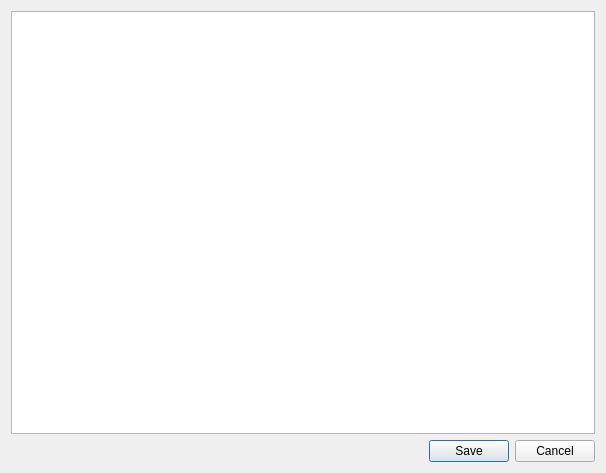
<?xml version="1.0" encoding="UTF-8"?>
<ui version="4.0">
 <class>Dialog</class>
 <widget class="QDialog" name="Dialog">
  <property name="geometry">
   <rect>
    <x>0</x>
    <y>0</y>
    <width>606</width>
    <height>473</height>
   </rect>
  </property>
  <property name="windowTitle">
   <string>Dialog</string>
  </property>
  <layout class="QVBoxLayout" name="verticalLayout">
   <item>
    <widget class="QPlainTextEdit" name="text"/>
   </item>
   <item>
    <widget class="QDialogButtonBox" name="buttonBox">
     <property name="orientation">
      <enum>Qt::Horizontal</enum>
     </property>
     <property name="standardButtons">
      <set>QDialogButtonBox::Cancel|QDialogButtonBox::Save</set>
     </property>
    </widget>
   </item>
  </layout>
 </widget>
 <resources/>
 <connections>
  <connection>
   <sender>buttonBox</sender>
   <signal>accepted()</signal>
   <receiver>Dialog</receiver>
   <slot>accept()</slot>
   <hints>
    <hint type="sourcelabel">
     <x>248</x>
     <y>254</y>
    </hint>
    <hint type="destinationlabel">
     <x>157</x>
     <y>274</y>
    </hint>
   </hints>
  </connection>
  <connection>
   <sender>buttonBox</sender>
   <signal>rejected()</signal>
   <receiver>Dialog</receiver>
   <slot>reject()</slot>
   <hints>
    <hint type="sourcelabel">
     <x>316</x>
     <y>260</y>
    </hint>
    <hint type="destinationlabel">
     <x>286</x>
     <y>274</y>
    </hint>
   </hints>
  </connection>
 </connections>
</ui>
